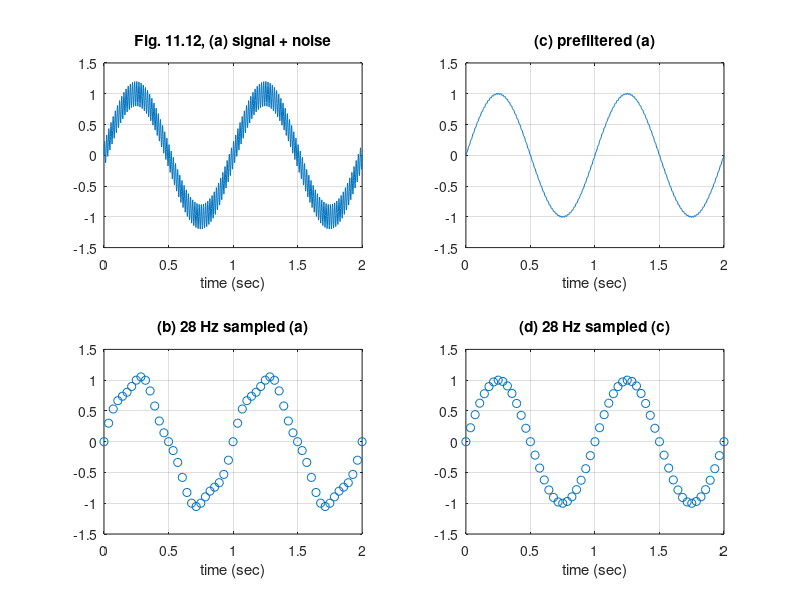

This chart was generated by the following MATLAB code:
%  Figure 11.12     Digital Control of Dynamic Systems, 3e 
%                   Franklin, Powell, Workman
%                   Addison-Wesley Publishing Company, 1998
% Matlab v4.2 or v5.0

clear
clf
w2=60*2*pi;
w1=2*pi;
T=1/480;
t=0:T:2;
x=sin(w1*t)+.2*sin(w2*t);

subplot(2,2,1),plot(t,x),grid
axis([0 2 -1.5 1.5])
title('Fig. 11.12, (a) signal + noise')
xlabel('time (sec)')

Wp=20;   %prefilter breakpoint, rad/sec
x=sin(w1*t)+.2*Wp/w2*sin(w2*t);  % assumes 1st order filter
subplot(2,2,2),plot(t,x),grid
axis([0 2 -1.5 1.5])
title('(c) prefiltered (a)')
xlabel('time (sec)')

T=1/28;
t=0:T:2;
x=sin(w1*t)+.1*sin(w2*t);
subplot(2,2,3),plot(t,x,'o'),grid
axis([0 2 -1.5 1.5])
title('(b) 28 Hz sampled (a)')
xlabel('time (sec)')

x=sin(w1*t)+.1*Wp/w2*sin(w2*t);
subplot(2,2,4),plot(t,x,'o'),grid
axis([0 2 -1.5 1.5])
title('(d) 28 Hz sampled (c)')
xlabel('time (sec)')


